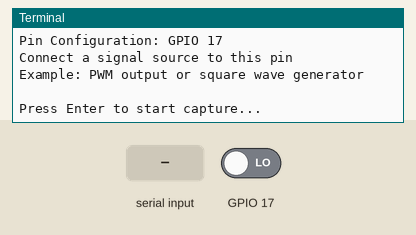
A program run on a simulated Raspberry Pi (BCM pin numbers). Shown: the last lines printed to the terminal. The test bench sets the inputs (shaded band); at power-on: GPIO 17 LOW. Files the program writes start out absent; the interpreter's speed is modelled, so counts of loop turns are approximate; the clock reads 2024-03-15 10:24:30 at power-on unless the program sets it.

Above: at 1.2 s.
1.3 s: "1" typed at the terminal, then Enter
At 2.0 s:
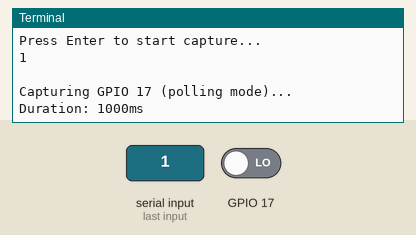
At 3.2 s:
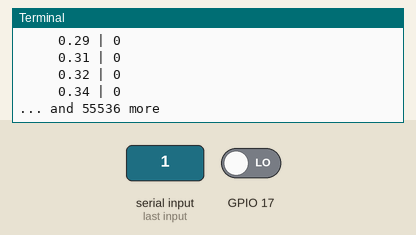
Timing chart, 0 to 4.7 s (numbered marks = the images above; inputs shaded):
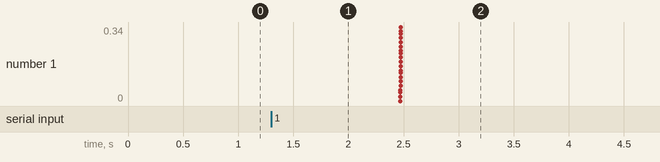

Measured:
- after the input at 1.3 s, the terminal: prints a new line at once (image 1)

The program:

digital_oscilloscope.py
```python
#!/usr/bin/env python3
"""
Digital Oscilloscope - GPIO Sampling
Captures GPIO pin state changes with timing
"""

import time
import RPi.GPIO as GPIO
from datetime import datetime

class DigitalOscilloscope:
    def __init__(self, pin, duration_ms=1000):
        self.pin = pin
        self.duration_ms = duration_ms
        self.samples = []

        # Setup GPIO
        GPIO.setmode(GPIO.BCM)
        GPIO.setup(self.pin, GPIO.IN)

    def capture_polling(self):
        """
        Capture using polling (moderate speed)
        Estimated: 50-150 kHz
        """
        print(f"\nCapturing GPIO {self.pin} (polling mode)...")
        print(f"Duration: {self.duration_ms}ms")

        start_time = time.time()
        end_time = start_time + (self.duration_ms / 1000.0)
        sample_count = 0

        while time.time() < end_time:
            timestamp = time.time()
            value = GPIO.input(self.pin)
            self.samples.append({
                'time': timestamp,
                'value': value
            })
            sample_count += 1

        actual_duration = (time.time() - start_time) * 1000
        sample_rate = sample_count / (actual_duration / 1000)

        print(f"Captured {sample_count} samples")
        print(f"Actual duration: {actual_duration:.2f}ms")
        print(f"Sample rate: {sample_rate:.0f} Hz")

        return self.samples, sample_rate

    def capture_edge_detection(self, timeout_ms=1000):
        """
        Capture using edge detection (higher speed for changing signals)
        Estimated: up to 300 kHz for fast edges
        """
        print(f"\nCapturing GPIO {self.pin} (edge detection mode)...")
        print(f"Timeout: {timeout_ms}ms")

        self.samples = []
        last_value = GPIO.input(self.pin)
        edge_count = 0
        start_time = time.time()

        def edge_callback(channel):
            nonlocal edge_count, last_value
            timestamp = time.time()
            current_value = GPIO.input(self.pin)
            if current_value != last_value:
                self.samples.append({
                    'time': timestamp,
                    'value': current_value
                })
                last_value = current_value
                edge_count += 1

        # Add edge detection for both rising and falling
        GPIO.add_event_detect(
            self.pin,
            GPIO.BOTH,
            callback=edge_callback,
            bouncetime=0
        )

        # Wait for timeout
        time.sleep(timeout_ms / 1000.0)

        # Remove detection
        GPIO.remove_event_detect(self.pin)

        actual_duration = (time.time() - start_time) * 1000
        print(f"Captured {edge_count} edges")
        print(f"Actual duration: {actual_duration:.2f}ms")

        return self.samples

    def print_summary(self, samples, sample_rate=None):
        """Print captured data summary"""
        if not samples:
            print("No samples captured")
            return

        print("\n" + "=" * 50)
        print("DATA SUMMARY")
        print("=" * 50)

        # Calculate transitions
        transitions = 0
        high_count = 0
        low_count = 0

        for i, sample in enumerate(samples):
            if sample['value'] == 1:
                high_count += 1
            else:
                low_count += 1

            if i > 0 and sample['value'] != samples[i-1]['value']:
                transitions += 1

        print(f"Total samples: {len(samples)}")
        print(f"High samples: {high_count} ({high_count/len(samples)*100:.1f}%)")
        print(f"Low samples: {low_count} ({low_count/len(samples)*100:.1f}%)")
        print(f"Transitions: {transitions}")

        if sample_rate:
            print(f"Sample rate: {sample_rate:.0f} Hz")

        # Show first 20 samples
        print("\nFirst 20 samples:")
        print("Time (ms) | Value")
        print("-" * 20)
        base_time = samples[0]['time']
        for i, sample in enumerate(samples[:20]):
            relative_time = (sample['time'] - base_time) * 1000
            print(f"{relative_time:9.2f} | {sample['value']}")

        if len(samples) > 20:
            print(f"... and {len(samples) - 20} more")

    def save_csv(self, filename):
        """Save samples to CSV file"""
        if not self.samples:
            print("No samples to save")
            return

        base_time = self.samples[0]['time']
        with open(filename, 'w') as f:
            f.write("Time_ms,Value\n")
            for sample in self.samples:
                time_ms = (sample['time'] - base_time) * 1000
                f.write(f"{time_ms:.3f},{sample['value']}\n")
        print(f"\nSaved {len(self.samples)} samples to {filename}")

    def cleanup(self):
        GPIO.cleanup()


def main():
    print("=" * 60)
    print("Digital Oscilloscope - GPIO Sampling")
    print("=" * 60)

    PIN = 17
    DURATION_MS = 1000  # 1 second capture

    osc = DigitalOscilloscope(PIN, DURATION_MS)

    print(f"\nPin Configuration: GPIO {PIN}")
    print("Connect a signal source to this pin")
    print("Example: PWM output or square wave generator")
    print("\nPress Enter to start capture...")
    input()

    try:
        # Test polling mode
        samples, rate = osc.capture_polling()
        osc.print_summary(samples, rate)
        osc.save_csv('gpio_samples_polling.csv')

        print("\n" + "=" * 60)
        print("Press Enter to test edge detection mode...")
        input()

        # Test edge detection mode
        samples = osc.capture_edge_detection(timeout_ms=2000)
        osc.print_summary(samples)

    except KeyboardInterrupt:
        print("\n\nCapture interrupted")
    finally:
        osc.cleanup()
        print("\nGPIO cleaned up")

    print("\n" + "=" * 60)
    print("TIPS FOR BETTER PERFORMANCE:")
    print("=" * 60)
    print("""
For higher sampling rates, consider:

1. Use Pigpio library:
   sudo apt install pigpio
   pip3 install pigpio

2. For 1-2 MHz rates, use Pigpio DMA:
   - Preallocates buffers
   - Zero CPU overhead during capture
   - Requires signal triggering

3. For 5-10+ MHz rates, use C/C++:
   - Direct memory access to GPIO registers
   - No Python overhead
   - See: libgpiod

4. Kernel space solutions:
   - Custom kernel module
   -可以达到 50+ MHz
   - More complex to develop
""")


if __name__ == "__main__":
    main()
```
